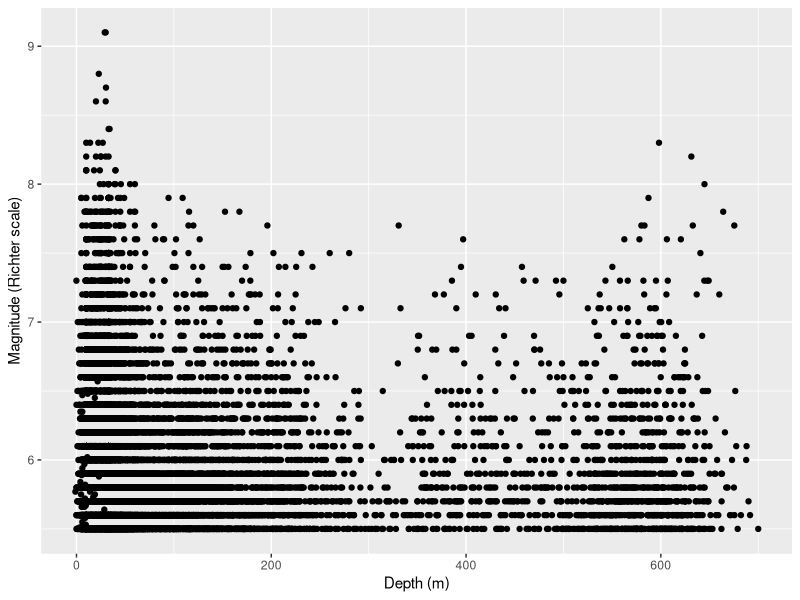
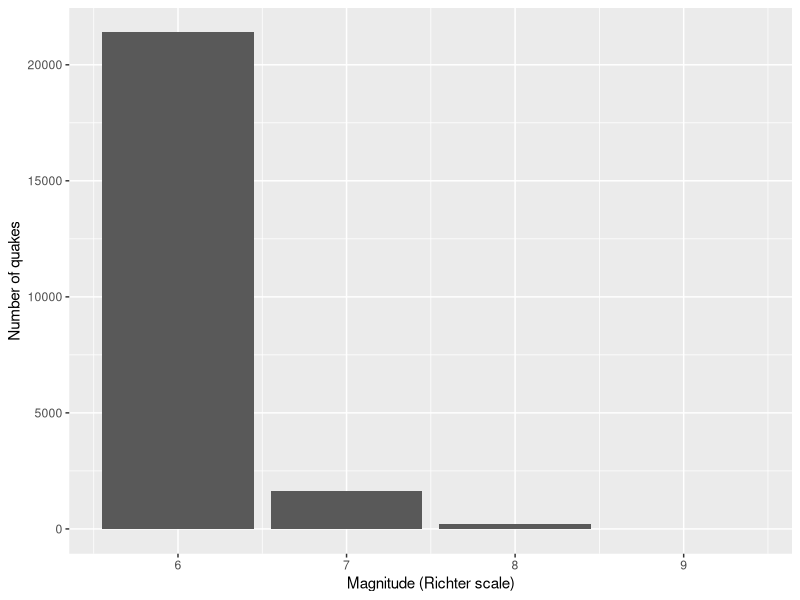

Generate these figures, in order, with R:
library(tidyverse)


# Load data
quakes <- read_csv(file = "Earthquake_data_analysis/earthquakes.csv")

# Filter out explosions
quakes <- quakes %>%
  filter(type == "Earthquake")

# Scatterplot depth vs magnitude
ggplot(data = quakes) +
  aes(x = depth,
      y = magnitude) + 
  geom_point() +
  labs(x = "Depth (m)",
       y = "Magnitude (Richter scale)")

# summary magnitudes
magnitudes <- quakes %>%
  mutate(magnitude_rounded = round(magnitude)) %>%
  group_by(magnitude_rounded) %>%
  summarise(n_quakes = n())

# Bar plot magnitudes
quakes %>%
  mutate(magnitude_rounded = round(magnitude)) %>%
  ggplot() +
  aes(x = magnitude_rounded) +
  geom_bar(stat = "count") +
  labs(x = "Magnitude (Richter scale)",
       y = "Number of quakes")